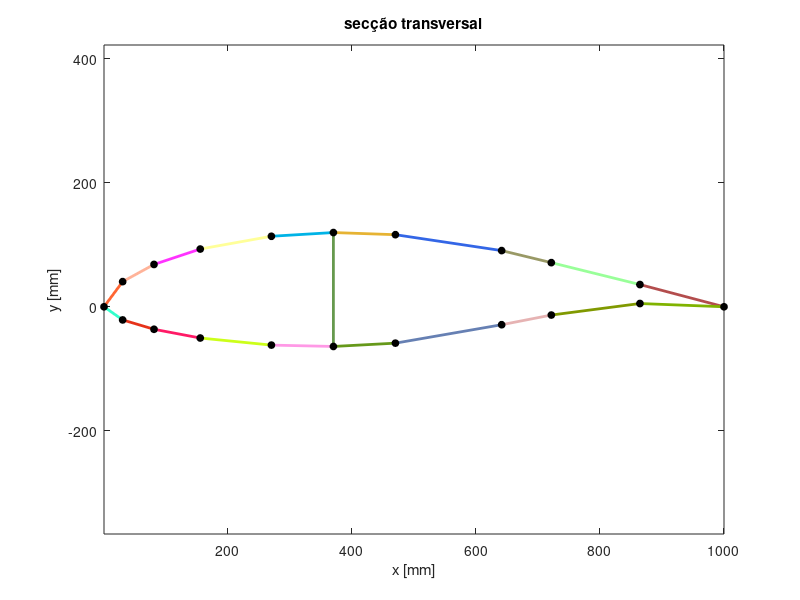

This chart was generated by the following MATLAB code:
clear;
close all;
clc;

pontos = [
    1	0	0	;
    2	30.091	40.55	;
    3	80.655	68.293	;
    4	155.198	93.117	;
    5	270	113.714	;
    6	370	119.724	; %
    7	470	116.254	;
    8	641.385	90.619	;
    9	721.466	71.17	;
    10	864.411	35.827	;
    11	1000	0	;
    12	864.411	5.248	;
    13	721.466	-13.344	;
    14	641.385	-28.958	;
    15	470	-58.689	;
    16	370	-64.007	; %
    17	270	-61.823	;
    18	155.198	-50.388	;
    19	80.655	-36.294	;
    20	30.091	-21.198	]

placas = [
    1, 2;
    2, 3;
    3, 4;
    4, 5;
    5, 6;
    6, 7;
    7, 8;
    8, 9;
    9, 10;
    10, 11;
    11, 12;
    12, 13;
    13, 14;
    14, 15;
    15, 16;
    16, 17;
    17, 18;
    18, 19;
    19, 20;
    20, 1;
    6, 16]

n = size(placas);
n = n(1);
i = 1;
b = zeros(n,1);
% Plotando os paineis

colorArray = ['#FF6633'; '#FFB399'; '#FF33FF'; '#FFFF99'; '#00B3E6'; 
		  '#E6B333'; '#3366E6'; '#999966'; '#99FF99'; '#B34D4D';
		  '#80B300'; '#809900'; '#E6B3B3'; '#6680B3'; '#66991A'; 
		  '#FF99E6'; '#CCFF1A'; '#FF1A66'; '#E6331A'; '#33FFCC';
		  '#66994D'; '#B366CC'; '#4D8000'; '#B33300'; '#CC80CC'; 
		  '#66664D'; '#991AFF'; '#E666FF'; '#4DB3FF'; '#1AB399';
		  '#E666B3'; '#33991A'; '#CC9999'; '#B3B31A'; '#00E680'; 
		  '#4D8066'; '#809980'; '#E6FF80'; '#1AFF33'; '#999933';
		  '#FF3380'; '#CCCC00'; '#66E64D'; '#4D80CC'; '#9900B3'; 
		  '#E64D66'; '#4DB380'; '#FF4D4D'; '#99E6E6'; '#6666FF'];

while i<=n
    x(i,1) = pontos(placas(i,1),2);
    y(i,1) = pontos(placas(i,1),3);
    x(i,2) = pontos(placas(i,2),2);
    y(i,2) = pontos(placas(i,2),3);
    plot(x(i,:),y(i,:),'Color', colorArray(i,:),'LineWidth',2); hold on   
    
    % Calculando as distâncias entre os pontos
    b(i) = sqrt( ((x(i,2)-x(i,1))^2 + (y(i,2)-y(i,1))^2 ));
    
    i = i + 1
end
% Plotando os pontos
plot(pontos(:,2),pontos(:,3),'o',...
    'MarkerSize',5,...
    'MarkerEdgeColor','k',...
    'MarkerFaceColor','k')
axis equal
title("secção transversal") 
xlabel 'x [mm]'
ylabel 'y [mm]'


b

b; % define as larguras das CompositeSection;

